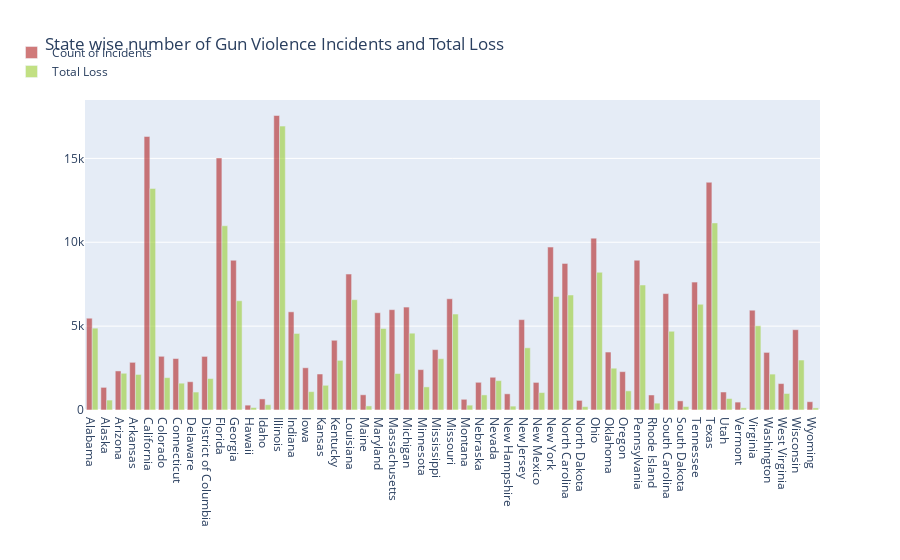

Source (notebook cell):
### Markdown cell above
The graph clearly shows that some states are definately using GUNS far more than others.

## Total Loss (Injured + Killed) by every state

### Code cell
statdf = df.reset_index().groupby(by=['state']).agg({'loss':'sum', 'year':'count'}).rename(columns={'year':'count'})
statdf['state'] = statdf.index

trace1 = go.Bar(
    x=statdf['state'],
    y=statdf['count'],
    name='Count of Incidents',
    marker=dict(color='firebrick'),
    opacity=0.6
)
trace2 = go.Bar(
    x=statdf['state'],
    y=statdf['loss'],
    name='Total Loss',
    marker=dict(color='yellowgreen'),
    opacity=0.6
)

data = [trace1, trace2]
layout = go.Layout(
    barmode='group',
    margin=dict(b=150),
    legend=dict(dict(x=-.1, y=1.2)),
    title = 'State wise number of Gun Violence Incidents and Total Loss',
)

fig = go.Figure(data=data, layout=layout)
py.iplot(fig, filename='grouped-bar')

### Figure 1 — Plotly figure (JSON) as saved in the notebook; plotly's stock layout.template omitted (floating-point values rounded to 4 significant figures)
{"data": [{"marker": {"color": "firebrick"}, "name": "Count of Incidents", "opacity": 0.6, "type": "bar", "x": ["Alabama", "Alaska", "Arizona", "Arkansas", "California", "Colorado", "Connecticut", "Delaware", "District of Columbia", "Florida", "Georgia", "Hawaii", "Idaho", "Illinois", "Indiana", "Iowa", "Kansas", "Kentucky", "Louisiana", "Maine", "Maryland", "Massachusetts", "Michigan", "Minnesota", "Mississippi", "Missouri", "Montana", "Nebraska", "Nevada", "New Hampshire", "New Jersey", "New Mexico", "New York", "North Carolina", "North Dakota", "Ohio", "Oklahoma", "Oregon", "Pennsylvania", "Rhode Island", "South Carolina", "South Dakota", "Tennessee", "Texas", "Utah", "Vermont", "Virginia", "Washington", "West Virginia", "Wisconsin", "Wyoming"], "y": [5471, 1349, 2328, 2842, 16306, 3201, 3067, 1685, 3195, 15029, 8925, 289, 661, 17556, 5852, 2517, 2145, 4157, 8103, 907, 5798, 5981, 6136, 2408, 3599, 6631, 638, 1651, 1952, 964, 5387, 1645, 9712, 8739, 573, 10244, 3455, 2286, 8929, 895, 6939, 544, 7626, 13577, 1072, 472, 5949, 3434, 1575, 4787, 494]}, {"marker": {"color": "yellowgreen"}, "name": "Total Loss", "opacity": 0.6, "type": "bar", "x": ["Alabama", "Alaska", "Arizona", "Arkansas", "California", "Colorado", "Connecticut", "Delaware", "District of Columbia", "Florida", "Georgia", "Hawaii", "Idaho", "Illinois", "Indiana", "Iowa", "Kansas", "Kentucky", "Louisiana", "Maine", "Maryland", "Massachusetts", "Michigan", "Minnesota", "Mississippi", "Missouri", "Montana", "Nebraska", "Nevada", "New Hampshire", "New Jersey", "New Mexico", "New York", "North Carolina", "North Dakota", "Ohio", "Oklahoma", "Oregon", "Pennsylvania", "Rhode Island", "South Carolina", "South Dakota", "Tennessee", "Texas", "Utah", "Vermont", "Virginia", "Washington", "West Virginia", "Wisconsin", "Wyoming"], "y": [4878, 592, 2190, 2120, 13206, 1929, 1599, 1070, 1874, 10981, 6512, 148, 315, 16923, 4564, 1094, 1473, 2960, 6577, 244, 4858, 2173, 4578, 1377, 3059, 5721, 290, 899, 1750, 232, 3708, 1038, 6764, 6854, 199, 8211, 2491, 1140, 7451, 409, 4694, 204, 6302, 11152, 684, 130, 5025, 2140, 984, 2979, 125]}], "layout": {"barmode": "group", "legend": {"x": -0.1, "y": 1.2}, "margin": {"b": 150}, "title": {"text": "State wise number of Gun Violence Incidents and Total Loss"}}}
